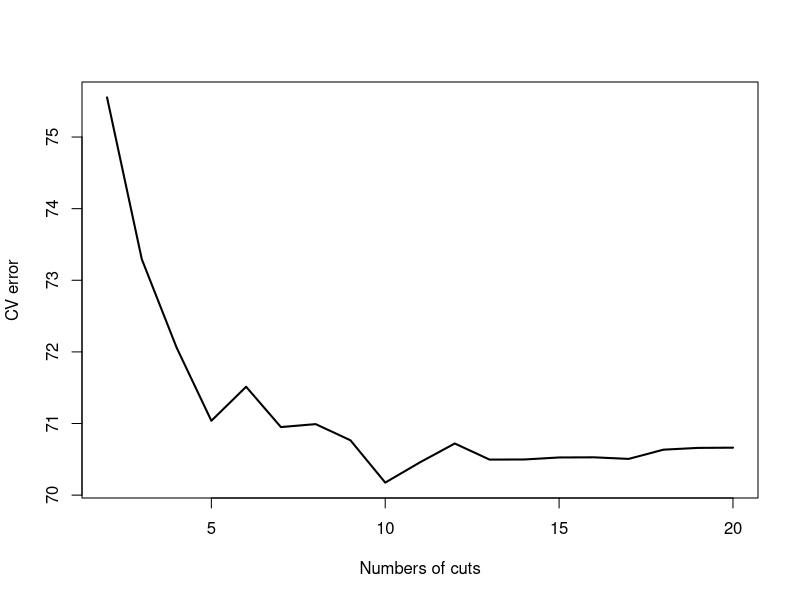

R code for this plot:
# Author: Sony Nghiem
# Title: Step regression

# Here I use the cut() function
# use cross-validation to choose how many cuts for the step regression


library(MASS)
library(boot)

set.seed(34)
cv.error = rep(NA, 20)
# test cross-validation with 20 cuts
for (i in 2:20) { # since the number of segments should be more than 2
  fit = glm(lang ~ cut(SES,i), data=nlschools)
  cv.error[i] = cv.glm(nlschools, fit, K=10)$delta[1]
}
plot(2:20, cv.error[-1], xlab="Numbers of cuts", ylab="CV error", type="l", pch=20, lwd=2 )
which.min(cv.error[-1])
# here is 9 the best cut

fit = lm(lang ~ cut(SES, 9), data=nlschools)
coef(summary(fit))
# so for students from families living under 14.4 SES condition
# they make on average 33.4497 of language score